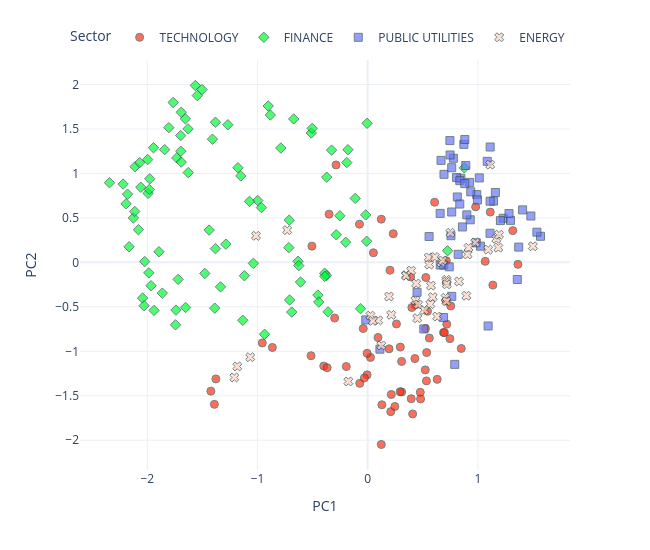

Source (notebook cell):
### Code cell
from stock_embeddings.plotting import pca_plot_from_embeddings

pca_plot_from_embeddings(
    embedding_matrix=model.embeddings.weight.detach().numpy(),
    sectors=data.sectors,
    tickers=data.tickers,
    industries=data.industries,
    names=data.names,
    dimensions=2,
    reduced=True,
    method="PCA",
    return_df=False,
    rand_state=None,
)

### Figure 1 — Plotly figure (JSON) as saved in the notebook; plotly's stock layout.template omitted (floating-point values rounded to 4 significant figures; data arrays with more than 128 entries replaced by an {"elided": "..."} marker saying what was removed)
{"data": [{"customdata": {"elided": "67x3 str values"}, "hovertemplate": "<b>%{hovertext}</b><br><br>Sector=%{customdata[1]}<br>PC1=%{x}<br>PC2=%{y}<br>ticker=%{customdata[0]}<br>industry=%{customdata[2]}<extra></extra>", "hovertext": ["COMPUTER MANUFACTURING", "EDP SERVICES", "COMPUTER SOFTWARE: PREPACKAGED SOFTWARE", "SEMICONDUCTORS", "EDP SERVICES", "COMPUTER SOFTWARE: PREPACKAGED SOFTWARE", "EDP SERVICES", "SEMICONDUCTORS", "COMPUTER SOFTWARE: PREPACKAGED SOFTWARE", "ELECTRICAL PRODUCTS", "COMPUTER SOFTWARE: PREPACKAGED SOFTWARE", "EDP SERVICES", "COMPUTER SOFTWARE: PREPACKAGED SOFTWARE", "EDP SERVICES", "EDP SERVICES", "RADIO AND TELEVISION BROADCASTING AND COMMUNICATIONS EQUIPMENT", "SEMICONDUCTORS", "COMPUTER COMMUNICATIONS EQUIPMENT", "ELECTRICAL PRODUCTS", "INDUSTRIAL MACHINERY/COMPONENTS", "SEMICONDUCTORS", "COMPUTER COMMUNICATIONS EQUIPMENT", "SEMICONDUCTORS", "INDUSTRIAL MACHINERY/COMPONENTS", "COMPUTER SOFTWARE: PREPACKAGED SOFTWARE", "RADIO AND TELEVISION BROADCASTING AND COMMUNICATIONS EQUIPMENT", "INDUSTRIAL MACHINERY/COMPONENTS", "EDP SERVICES", "COMPUTER MANUFACTURING", "COMPUTER MANUFACTURING", "SEMICONDUCTORS", "SEMICONDUCTORS", "ADVERTISING", "INDUSTRIAL MACHINERY/COMPONENTS", "EDP SERVICES", "PROFESSIONAL SERVICES", "SEMICONDUCTORS", "INDUSTRIAL MACHINERY/COMPONENTS", "SEMICONDUCTORS", "PROFESSIONAL SERVICES", "COMPUTER SOFTWARE: PREPACKAGED SOFTWARE", "RADIO AND TELEVISION BROADCASTING AND COMMUNICATIONS EQUIPMENT", "SEMICONDUCTORS", "SEMICONDUCTORS", "ADVERTISING", "COMPUTER SOFTWARE: PREPACKAGED SOFTWARE", "ELECTRICAL PRODUCTS", "SEMICONDUCTORS", "ELECTRICAL PRODUCTS", "INDUSTRIAL MACHINERY/COMPONENTS", "COMPUTER SOFTWARE: PREPACKAGED SOFTWARE", "EDP SERVICES", "SEMICONDUCTORS", "SEMICONDUCTORS", "INDUSTRIAL MACHINERY/COMPONENTS", "SEMICONDUCTORS", "INDUSTRIAL MACHINERY/COMPONENTS", "COMPUTER SOFTWARE: PREPACKAGED SOFTWARE", "RETAIL: COMPUTER SOFTWARE & PERIPHERAL EQUIPMENT", "SEMICONDUCTORS", "COMPUTER SOFTWARE: PREPACKAGED SOFTWARE", "EDP SERVICES", "ELECTRONIC COMPONENTS", "ADVERTISING", "SEMICONDUCTORS", "COMPUTER PERIPHERAL EQUIPMENT", "EDP SERVICES"], "legendgroup": "TECHNOLOGY", "marker": {"color": "#FD3216", "line": {"color": "DarkSlateGrey", "width": 1}, "opacity": 0.7, "size": 8, "symbol": "circle"}, "mode": "markers", "name": "TECHNOLOGY", "orientation": "v", "showlegend": true, "type": "scatter", "x": [0.8492, 0.2024, 0.5226, 0.2093, -0.3987, 0.1941, 0.6073, 0.214, 1.112, -0.04071, 0.308, 0.5276, 0.02552, 0.746, -0.07452, 1.066, 0.7538, 0.2466, 0.1231, -0.5061, 0.5352, 0.98, 0.4312, -1.378, 0.5594, 0.5331, -1.423, -0.1945, 0.3949, -0.07227, 0.6882, 0.1286, -0.2998, -1.391, 0.09363, -0.3503, 0.4007, 0.2936, 0.7113, -0.9566, -0.005306, 0.3077, 0.5428, 0.4801, -0.3679, 0.4078, 0.232, 0.3897, 0.2611, -0.865, 0.5243, 0.7134, 1.363, 0.4283, -0.514, 0.7175, -0.2874, 0.6308, 0.2961, 0.1236, 1.136, 0.05201, 0.6963, -0.02986, 0.4775, -0.005267, 1.317], "xaxis": "x", "y": [-0.9685, -0.08839, -1.209, -1.679, -1.166, -0.972, 0.6762, -1.486, 0.5652, -0.7441, -1.457, -0.1701, -1.069, -0.8579, 0.4296, 0.01108, -0.4898, -1.62, 0.4853, 0.1825, -1.014, 0.6239, -0.4794, -1.311, -0.8511, -1.333, -1.448, -1.171, -1.533, -1.361, -0.7885, -1.601, -0.6258, -1.597, -0.8448, 0.5421, -0.5076, -1.455, -0.4348, -0.9063, -1.265, -1.114, -0.5502, -1.535, -1.185, -1.704, 0.3215, -0.1635, -0.6924, -0.9569, -0.7448, 0.01917, -0.02201, -1.082, -1.05, -0.6945, 1.095, -1.316, -0.9523, -2.048, -0.2554, 0.1078, -0.79, -1.3, -1.461, -1.023, 0.3569], "yaxis": "y"}, {"customdata": {"elided": "93x3 str values"}, "hovertemplate": "<b>%{hovertext}</b><br><br>Sector=%{customdata[1]}<br>PC1=%{x}<br>PC2=%{y}<br>ticker=%{customdata[0]}<br>industry=%{customdata[2]}<extra></extra>", "hovertext": ["INVESTMENT MANAGERS", "DIVERSIFIED COMMERCIAL SERVICES", "LIFE INSURANCE", "PROPERTY-CASUALTY INSURERS", "ACCIDENT &HEALTH INSURANCE", "PROPERTY-CASUALTY INSURERS", "SPECIALTY INSURERS", "SPECIALTY INSURERS", "MAJOR BANKS", "FINANCE: CONSUMER SERVICES", "MAJOR BANKS", "MAJOR BANKS", "COMMERCIAL BANKS", "COMMERCIAL BANKS", "INVESTMENT MANAGERS", "MAJOR BANKS", "MAJOR BANKS", "MAJOR BANKS", "SPECIALTY INSURERS", "MAJOR BANKS", "MAJOR BANKS", "PROPERTY-CASUALTY INSURERS", "MAJOR BANKS", "MAJOR BANKS", "LIFE INSURANCE", "PROPERTY-CASUALTY INSURERS", "MAJOR BANKS", "PROPERTY-CASUALTY INSURERS", "MAJOR BANKS", "FINANCE: CONSUMER SERVICES", "FINANCE: CONSUMER SERVICES", "INVESTMENT MANAGERS", "MAJOR BANKS", "MAJOR BANKS", "MAJOR BANKS", "MAJOR BANKS", "MAJOR BANKS", "MAJOR BANKS", "MAJOR BANKS", "MAJOR BANKS", "MAJOR BANKS", "MAJOR BANKS", "MAJOR BANKS", "PROPERTY-CASUALTY INSURERS", "PROPERTY-CASUALTY INSURERS", "INVESTMENT MANAGERS", "LIFE INSURANCE", "PROPERTY-CASUALTY INSURERS", "PROPERTY-CASUALTY INSURERS", "PROPERTY-CASUALTY INSURERS", "SPECIALTY INSURERS", "MAJOR BANKS", "MAJOR BANKS", "MAJOR BANKS", "MAJOR BANKS", "PROPERTY-CASUALTY INSURERS", "SAVINGS INSTITUTIONS", "PROPERTY-CASUALTY INSURERS", "MAJOR BANKS", "MAJOR BANKS", "INVESTMENT BANKERS/BROKERS/SERVICE", "PROPERTY-CASUALTY INSURERS", "DIVERSIFIED COMMERCIAL SERVICES", "INVESTMENT BANKERS/BROKERS/SERVICE", "INVESTMENT BANKERS/BROKERS/SERVICE", "FINANCE/INVESTORS SERVICES", "PROPERTY-CASUALTY INSURERS", "MAJOR BANKS", "FINANCE: CONSUMER SERVICES", "MAJOR BANKS", "FINANCE: CONSUMER SERVICES", "MAJOR BANKS", "MAJOR BANKS", "MAJOR BANKS", "MAJOR BANKS", "LIFE INSURANCE", "MAJOR BANKS", "INVESTMENT BANKERS/BROKERS/SERVICE", "MAJOR BANKS", "PROPERTY-CASUALTY INSURERS", "MAJOR BANKS", "MAJOR BANKS", "ACCIDENT &HEALTH INSURANCE", "MAJOR BANKS", "MAJOR BANKS", "MAJOR BANKS", "MAJOR BANKS", "MAJOR BANKS", "MAJOR BANKS", "PROPERTY-CASUALTY INSURERS", "MAJOR BANKS", "MAJOR BANKS", "MAJOR BANKS"], "legendgroup": "FINANCE", "marker": {"color": "#00FE35", "line": {"color": "DarkSlateGrey", "width": 1}, "opacity": 0.7, "size": 8, "symbol": "diamond"}, "mode": "markers", "name": "FINANCE", "orientation": "v", "showlegend": true, "type": "scatter", "x": [-0.2854, -0.01796, -0.7086, -1.119, -1.336, -1.381, -0.3902, -0.3599, -2.111, -1.653, -2.081, -2.343, -0.4513, -0.7162, -1.744, -1.966, -1.732, -1.178, -0.3735, -1.631, -2.024, -0.3897, -1.843, -1.629, 0.8769, -1.439, -2.193, -0.9643, -1.382, -0.06527, -0.4443, -1.72, -0.0055, -0.9029, -1.696, -1.993, -1.765, -1.546, -1.805, -2.069, -0.7883, -2.043, -2.179, -0.9982, -1.037, -1.388, -1.894, -0.3718, -0.1132, -0.2525, -0.6894, -2.059, -2.029, -0.3278, -1.503, -1.073, -1.151, -0.6323, -2.126, -1.978, -1.864, -0.1896, -0.009439, -0.936, -1.134, 0.725, -0.179, -1.287, -0.7123, -1.692, -0.6094, -0.5122, -2.22, -1.939, -1.997, -1.986, -1.692, -1.74, -0.6715, -0.6255, -1.564, -1.269, -1.478, -2.165, -1.655, -1.697, -1.409, -1.944, -2.114, -0.1994, -0.8839, -0.5036, -1.981], "xaxis": "x", "y": [0.3102, 0.5337, -0.4231, -0.1503, -0.2756, 0.1543, -0.1219, -0.5568, 1.076, -0.5072, 0.3674, 0.8954, -0.3678, 0.1651, -0.7026, -0.2623, 1.174, 1.064, -0.1484, 1.501, 0.008944, -0.1568, 1.267, 1.009, 1.063, 0.363, 0.6587, 0.6167, 1.576, -0.5206, -0.4457, -0.1914, 1.564, 1.758, 1.25, 0.7759, 1.798, 1.875, 1.515, 1.121, 1.286, -0.4015, 0.7669, 0.6955, -0.01128, -0.515, 0.1196, 0.9577, 0.7192, 0.524, -0.5589, 0.8445, -0.4874, 1.262, 1.943, 0.6853, 0.9721, 0.01234, 0.4991, 0.9401, -0.3457, 1.122, 0.2375, -0.8085, -0.6511, 0.1308, 1.267, 0.2047, 0.4744, 1.127, -0.2211, 1.455, 0.8799, -0.5404, 1.156, -0.1179, 1.688, -0.5366, 1.612, -0.03632, 1.989, 1.547, -0.1245, 0.175, 1.614, 1.426, 1.385, 1.289, 0.5726, 0.226, 1.657, 1.507, 0.8189], "yaxis": "y"}, {"customdata": {"elided": "57x3 str values"}, "hovertemplate": "<b>%{hovertext}</b><br><br>Sector=%{customdata[1]}<br>PC1=%{x}<br>PC2=%{y}<br>ticker=%{customdata[0]}<br>industry=%{customdata[2]}<extra></extra>", "hovertext": ["ELECTRIC UTILITIES: CENTRAL", "POWER GENERATION", "OIL/GAS TRANSMISSION", "POWER GENERATION", "WATER SUPPLY", "TELECOMMUNICATIONS EQUIPMENT", "ELECTRIC UTILITIES: CENTRAL", "TELECOMMUNICATIONS EQUIPMENT", "TELECOMMUNICATIONS EQUIPMENT", "POWER GENERATION", "ELECTRIC UTILITIES: CENTRAL", "TELECOMMUNICATIONS EQUIPMENT", "WATER SUPPLY", "ELECTRIC UTILITIES: CENTRAL", "ELECTRIC UTILITIES: CENTRAL", "POWER GENERATION", "POWER GENERATION", "ELECTRIC UTILITIES: CENTRAL", "ELECTRIC UTILITIES: CENTRAL", "ELECTRIC UTILITIES: CENTRAL", "POWER GENERATION", "TELECOMMUNICATIONS EQUIPMENT", "ELECTRIC UTILITIES: CENTRAL", "ELECTRIC UTILITIES: CENTRAL", "POWER GENERATION", "ELECTRIC UTILITIES: CENTRAL", "OIL/GAS TRANSMISSION", "POWER GENERATION", "OIL/GAS TRANSMISSION", "OIL/GAS TRANSMISSION", "ELECTRIC UTILITIES: CENTRAL", "OIL & GAS PRODUCTION", "ELECTRIC UTILITIES: CENTRAL", "POWER GENERATION", "POWER GENERATION", "TELECOMMUNICATIONS EQUIPMENT", "ELECTRIC UTILITIES: CENTRAL", "ELECTRIC UTILITIES: CENTRAL", "ELECTRIC UTILITIES: CENTRAL", "TELECOMMUNICATIONS EQUIPMENT", "POWER GENERATION", "OIL/GAS TRANSMISSION", "ELECTRIC UTILITIES: CENTRAL", "OIL/GAS TRANSMISSION", "OIL & GAS PRODUCTION", "TELECOMMUNICATIONS EQUIPMENT", "TELECOMMUNICATIONS EQUIPMENT", "NATURAL GAS DISTRIBUTION", "NATURAL GAS DISTRIBUTION", "TELECOMMUNICATIONS EQUIPMENT", "TELECOMMUNICATIONS EQUIPMENT", "NATURAL GAS DISTRIBUTION", "TELECOMMUNICATIONS EQUIPMENT", "POWER GENERATION", "ENVIRONMENTAL SERVICES", "NATURAL GAS DISTRIBUTION", "WATER SUPPLY"], "legendgroup": "PUBLIC UTILITIES", "marker": {"color": "#6A76FC", "line": {"color": "DarkSlateGrey", "width": 1}, "opacity": 0.7, "size": 8, "symbol": "square"}, "mode": "markers", "name": "PUBLIC UTILITIES", "orientation": "v", "showlegend": true, "type": "scatter", "x": [1.11, 0.8456, 0.6924, 1.23, 1.111, 0.7629, 0.9896, 0.6886, 0.9854, 1.481, 1.371, 0.6888, 1.085, 0.9307, 0.8598, 1.296, 0.9352, 1.568, 0.9249, 1.142, 1.282, 1.024, 0.6655, 0.8065, 0.8358, 0.7623, 0.5572, 0.996, 0.7462, 0.8729, 0.6576, 0.7401, 0.7777, 1.536, 1.204, 1.358, 0.8901, 0.8996, 1.406, 0.7557, 1.013, 0.8815, 1.111, 0.7477, 0.7627, 0.5095, 0.111, 0.8214, 0.8132, 0.6583, 0.7901, 0.8358, 0.448, 0.8811, -0.01765, 1.093, 1.159], "xaxis": "x", "y": [0.327, 0.945, 0.9898, 0.496, 1.297, -0.3821, 0.7618, -0.6203, 0.2194, 0.5211, 0.1717, -0.03094, 1.136, 0.4786, 0.3982, 0.4723, 0.7931, 0.2934, 0.8992, 0.689, 0.5488, 0.1821, 1.147, 0.9533, 0.9184, 0.5663, 0.2905, 0.7017, 1.369, 1.327, 0.5507, -0.05025, 1.171, 0.3392, 0.4693, -0.1928, 1.089, 0.5343, 0.5901, 0.2996, 0.9495, 1.382, 0.6876, 1.207, 1.064, -0.7485, -0.9761, 0.09027, 0.7351, -0.02952, -1.147, 0.656, -0.337, 0.8858, -0.647, -0.7155, 0.7856], "yaxis": "y"}, {"customdata": {"elided": "46x3 str values"}, "hovertemplate": "<b>%{hovertext}</b><br><br>Sector=%{customdata[1]}<br>PC1=%{x}<br>PC2=%{y}<br>ticker=%{customdata[0]}<br>industry=%{customdata[2]}<extra></extra>", "hovertext": ["INTEGRATED OIL COMPANIES", "OIL & GAS PRODUCTION", "OIL & GAS PRODUCTION", "INDUSTRIAL MACHINERY/COMPONENTS", "INDUSTRIAL MACHINERY/COMPONENTS", "METAL FABRICATIONS", "INTEGRATED OIL COMPANIES", "NATURAL GAS DISTRIBUTION", "INTEGRATED OIL COMPANIES", "INDUSTRIAL MACHINERY/COMPONENTS", "OIL & GAS PRODUCTION", "INTEGRATED OIL COMPANIES", "OIL & GAS PRODUCTION", "INTEGRATED OIL COMPANIES", "OIL & GAS PRODUCTION", "OIL & GAS PRODUCTION", "CONSUMER ELECTRONICS/APPLIANCES", "OIL & GAS PRODUCTION", "OIL & GAS PRODUCTION", "OIL & GAS PRODUCTION", "CONSUMER ELECTRONICS/APPLIANCES", "OILFIELD SERVICES/EQUIPMENT", "INTEGRATED OIL COMPANIES", "OIL & GAS PRODUCTION", "OIL REFINING/MARKETING", "ELECTRIC UTILITIES: CENTRAL", "OIL & GAS PRODUCTION", "OIL & GAS PRODUCTION", "OIL & GAS PRODUCTION", "OIL & GAS PRODUCTION", "OIL & GAS PRODUCTION", "OILFIELD SERVICES/EQUIPMENT", "OIL & GAS PRODUCTION", "CONSUMER ELECTRONICS/APPLIANCES", "OIL & GAS PRODUCTION", "OIL & GAS PRODUCTION", "OIL & GAS PRODUCTION", "OIL & GAS PRODUCTION", "OILFIELD SERVICES/EQUIPMENT", "OIL & GAS PRODUCTION", "OIL & GAS PRODUCTION", "OIL & GAS PRODUCTION", "OIL & GAS PRODUCTION", "INTEGRATED OIL COMPANIES", "METAL FABRICATIONS", "INTEGRATED OIL COMPANIES"], "legendgroup": "ENERGY", "marker": {"color": "#FED4C4", "line": {"color": "DarkSlateGrey", "width": 1}, "opacity": 0.7, "size": 8, "symbol": "x"}, "mode": "markers", "name": "ENERGY", "orientation": "v", "showlegend": true, "type": "scatter", "x": [0.9068, 0.5685, 0.4334, -1.013, -0.7309, 0.4571, 0.09563, 0.9772, 1.499, -1.183, 0.8286, 0.2141, 1.167, 0.02476, 0.6303, 0.6682, -1.21, 0.5145, 0.5584, 0.8953, -1.066, 0.4502, 0.3491, 0.3475, 0.5542, 1.112, 0.3945, 0.4399, 0.7064, 0.6099, 0.7157, 0.7151, 0.1934, -0.1755, 0.9145, 0.5907, 1.185, 1.192, 0.1233, 0.7152, 1.093, 0.7504, 0.718, 0.6806, 0.5749, 0.04591], "xaxis": "x", "y": [0.08938, -0.4701, -0.4286, 0.2985, 0.3622, -0.4733, -0.6523, 0.2241, 0.1808, -1.17, -0.2148, -0.5907, 0.2658, -0.5994, -0.6094, -0.001531, -1.294, -0.5367, -0.02489, -0.3755, -1.066, -0.6284, -0.1434, -0.1513, 0.05564, 1.099, -0.09338, -0.2384, -0.3982, 0.06007, -0.4376, -0.1968, -0.3842, -1.339, 0.1643, -0.391, 0.1652, 0.3103, -0.9347, -0.2186, 0.1425, 0.3324, -0.2467, 0.0215, -0.2615, -0.658], "yaxis": "y"}], "layout": {"height": 550, "legend": {"orientation": "h", "title": {"text": "Sector"}, "tracegroupgap": 0, "x": 1, "xanchor": "right", "y": 1.02, "yanchor": "bottom"}, "margin": {"t": 60}, "width": 650, "xaxis": {"anchor": "y", "domain": [0.0, 1.0], "title": {"text": "PC1"}}, "yaxis": {"anchor": "x", "domain": [0.0, 1.0], "title": {"text": "PC2"}}}}
